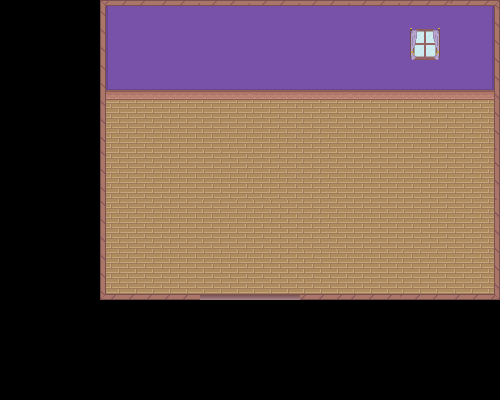

Below is a game level as drawn by its tile map, then a one-line description and the .tmx that defines it (tile-layer data replaced by summaries):
An orthogonal 10x8 tile map with 50x50 px tiles, 1 tile layer (main).

<map version="1.0" orientation="orthogonal" renderorder="right-down" width="10" height="8" tilewidth="50" tileheight="50" nextobjectid="1">
 <tileset firstgid="1" name="Window" tilewidth="50" tileheight="50" tilecount="24" columns="4">
  <image source="TS/Window.png" trans="ff00ff" width="200" height="300" />
  <tile id="4">
   <properties>
    <property name="Collision" type="int" value="2" />
   </properties>
  </tile>
  <tile id="5">
   <properties>
    <property name="Collision" type="int" value="2" />
   </properties>
  </tile>
  <tile id="6">
   <properties>
    <property name="Collision" type="int" value="2" />
   </properties>
  </tile>
  <tile id="7">
   <properties>
    <property name="Collision" type="int" value="2" />
   </properties>
  </tile>
  <tile id="8">
   <properties>
    <property name="Collision" type="int" value="3" />
   </properties>
  </tile>
  <tile id="11">
   <properties>
    <property name="Collision" type="int" value="4" />
   </properties>
  </tile>
  <tile id="12">
   <properties>
    <property name="Collision" type="int" value="3" />
   </properties>
  </tile>
  <tile id="15">
   <properties>
    <property name="Collision" type="int" value="4" />
   </properties>
  </tile>
  <tile id="16">
   <properties>
    <property name="Collision" type="int" value="7" />
   </properties>
  </tile>
  <tile id="17">
   <properties>
    <property name="Collision" type="int" value="2" />
   </properties>
  </tile>
  <tile id="18">
   <properties>
    <property name="Collision" type="int" value="2" />
   </properties>
  </tile>
  <tile id="19">
   <properties>
    <property name="Collision" type="int" value="8" />
   </properties>
  </tile>
  <tile id="20">
   <properties>
    <property name="Transition" type="int" value="1" />
   </properties>
  </tile>
 </tileset>
 <layer name="main" width="10" height="8">
  <data>[80 cells, 48 non-empty, 20 distinct tile ids]</data>
 </layer>
</map>